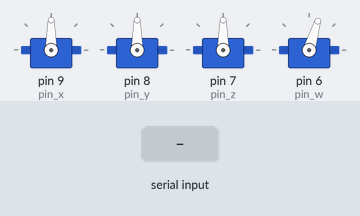
Simulated run of this sketch. Board: Arduino Uno, built with avr-gcc and run on an emulated ATmega328P. Shown: 4 × servo. Inputs (shaded band) come from the test bench. What the sketch prints to the serial monitor is not drawn.

Above: at 0.15 s.
At 1.2 s:
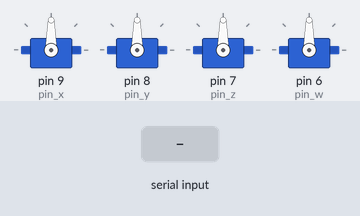
1.3 s: "s\n" received over Serial
At 1.45 s:
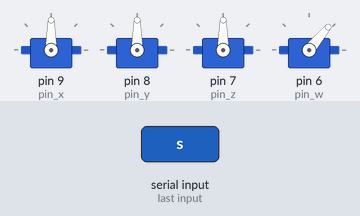
3.2 s: "h\n" received over Serial
4.7 s: "l\n" received over Serial
Timing chart, 0 to 7.7 s (numbered marks = the images above; inputs shaded):
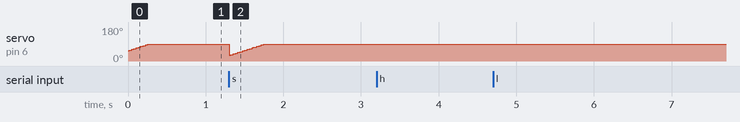

The sketch:

sketch_oct2b_-___.ino
```cpp
#include <Servo.h>
#define pin_x 9    // x base
#define pin_y 8   // y farm
#define pin_z 7   // z rarm
#define pin_w 6   // w claw
Servo servoX;
Servo servoY;
Servo servoZ;
Servo servoW;
const int basemin=0;
const int basemax=180;
const int farmmin=35;
const int farmmax=120;
const int rarmmin=45;
const int rarmmax=180;
const int clawmin=25;
const int clawmax=100;
int currentX = 90, currentY = 90, currentZ = 90, currentW = 55;
int targetX = 90, targetY = 90, targetZ = 90, targetW = 90;
int delaytime= 15;
const int shorttime= 3;
const int longtime= 50;
const int step= 2;
unsigned long lasttime= 0;

String command = "";
bool complete = false;

void setup() {
  Serial.begin(9600);

  servoX.attach(pin_x);
  servoY.attach(pin_y);
  servoZ.attach(pin_z);
  servoW.attach(pin_w);
  servoX.write(currentX);
  servoY.write(currentY);
  servoZ.write(currentZ);
  servoW.write(currentW);
  Serial.println("Ready");
}

void loop() {
  while (Serial.available()) {     //String command = Serial.readStringUntil('\n');
    char input = (char)Serial.read();
    if (input == '\n' || input == '\r') {
      complete = true;
      break;
    } else {
      command += input;
    }
  }

  if (complete) {
    command.trim();    //修剪头尾空白
    if (command.length() > 0) {
      command.toLowerCase();
      if (command == "h") {
        delaytime -= 5;
        if (delaytime < shorttime) delaytime = shorttime;
        Serial.print("fast,delaytime = ");
        Serial.println(delaytime);
      } else if (command == "l") {
        delaytime += 5;
        if (delaytime > longtime) delaytime = longtime;
        Serial.print("low,delaytime = ");
        Serial.println(delaytime);
      } else if (command == "o") {
        servoW.write(95);
        currentW=95;
      } else if (command == "s") {
        servoW.write(30);
        currentW=30;
      } else {
        int x, y, z, w;
        if (parseXYZW(command, x, y, z, w)) {
          targetX = constrain(x, basemin, basemax);
          targetY = constrain(y, farmmin, farmmax);
          targetZ = constrain(z, rarmmin, rarmmax);
          targetW = constrain(w, clawmin, clawmax);
          Serial.print("X=");
          Serial.print(targetX);
          Serial.print(" Y=");
          Serial.print(targetY);
          Serial.print(" Z=");
          Serial.print(targetZ);
          Serial.print(" W=");
          Serial.println(targetW);
        } else {
          Serial.println("Invalid command");
        }
      }
    }
    command ="";
    complete = false;
  }

  unsigned long now = millis();
  if (now - lasttime>= delaytime) {
    lasttime= now;
    moveservo(servoX, currentX, targetX);
    moveservo(servoY, currentY, targetY);
    moveservo(servoZ, currentZ, targetZ);
    moveservo(servoW, currentW, targetW);
  }
}

void moveservo(Servo &servo, int &current, int target) {   //?????????取地址符
  if (current < target) {
    current += step;
    if (current > target) current = target;
    servo.write(current);
  } else if (current > target) {
    current -= step;
    if (current < target) current = target;
    servo.write(current);
  }
}

bool parseXYZW(String cmd, int &x, int &y, int &z,int &w ) {
  cmd.replace(" ", "");
  int idxX = cmd.indexOf('x');
  int idxY = cmd.indexOf('y');
  int idxZ = cmd.indexOf('z');
  int idxW = cmd.indexOf('w');
  if (idxX == -1 || idxY == -1 || idxZ == -1|| idxW == -1) return false;

  String sx = cmd.substring(idxX + 1, idxY+1);
  String sy = cmd.substring(idxY + 1, idxZ+1);
  String sz = cmd.substring(idxZ + 1, idxW+1);
  String sw = cmd.substring(idxW + 1, (cmd.length()+1));
  sx.replace(",", "");
  sy.replace(",", "");
  sz.replace(",", "");
  sw.replace(",", "");
  x = sx.toInt();
  y = sy.toInt();
  z = sz.toInt();
  w = sw.toInt();
  return true;
}
```

Measured:
- after the input at 3.2 s, every drawn part: stays the same
- after the input at 4.7 s, every drawn part: stays the same
